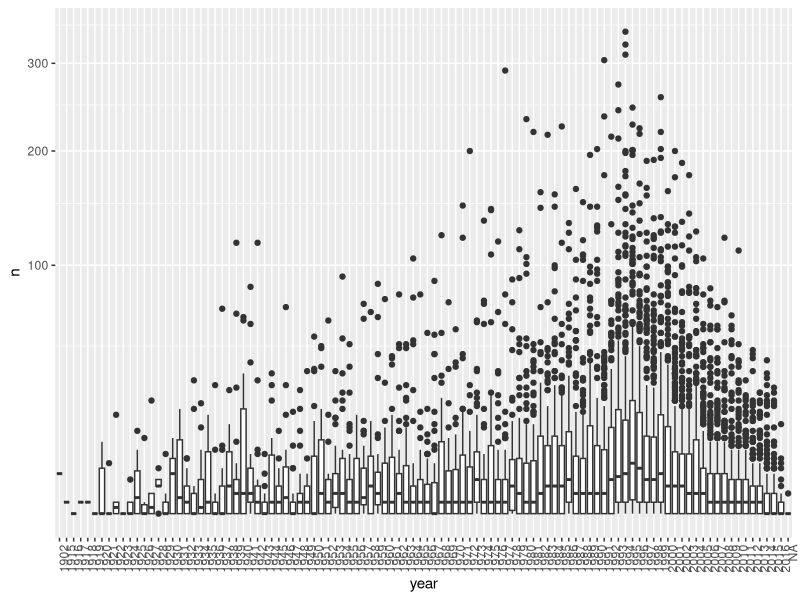

This figure's R source:
### Regularization
library(dslabs)
library(tidyverse)
library(dplyr)
data("movielens")

library(caret)
set.seed(755)
test_index <- createDataPartition(y = movielens$rating, times = 1,
                                  p = 0.2, list = FALSE)
train_set <- movielens[-test_index,] # partition by row
test_set <- movielens[test_index,]

# remove users and movies not in train set
test_set <- test_set %>%
  semi_join(train_set, by = "movieId") %>%
  semi_join(train_set, by = "userId")

# RMSE rating
RMSE <- function(true_ratings, predicted_ratings){
  sqrt(mean((true_ratings - predicted_ratings)^2))
}

# model fitting
mu <- mean(train_set$rating)
movie_avgs <- train_set %>%
  group_by(movieId) %>%
  summarise(b_i = mean(rating - mu))

# 10 mistakes made in model fitting
test_set %>%
  left_join(movie_avgs, by='movieId') %>%
  mutate(residual = rating - (mu + b_i)) %>%
  arrange(desc(abs(residual))) %>%
  select(title, residual) %>% slice(1:10) %>% knitr::kable()

# 10 best movies
movie_titles <- movielens %>%
  select(movieId, title) %>%
  distinct()

# 10 best movies
movie_avgs %>% left_join(movie_titles, by='movieId') %>%
  arrange(desc(b_i)) %>%
  select(title, b_i) %>%
  slice(1:10) %>%
  knitr::kable()

# 10 worst movies
movie_avgs %>% left_join(movie_titles, by='movieId') %>%
  arrange(b_i) %>%
  select(title, b_i) %>%
  slice(1:10) %>%
  knitr::kable()

# now include num of times movies are rated
# best 10
train_set %>% count(movieId) %>% 
  left_join(movie_avgs) %>%
  left_join(movie_titles, by="movieId") %>%
  arrange(desc(b_i)) %>% 
  select(title, b_i, n) %>% 
  slice(1:10) %>% 
  knitr::kable()

# worst 10
train_set %>% count(movieId) %>% 
  left_join(movie_avgs) %>%
  left_join(movie_titles, by="movieId") %>%
  arrange(b_i) %>% 
  select(title, b_i, n) %>% 
  slice(1:10) %>% 
  knitr::kable()


# Q1. Compute the number of ratings for each movie and then plot it against the year the movie came out. 
# Use the square root transformation on the counts. What year has the highest median number of ratings?

library(dslabs)
library(tidyverse)
library(dplyr)
data("movielens")
library(caret)

# median num rating per year
num_rating <- movielens %>% 
  na.omit() %>% 
  select(movieId, rating, year) %>% 
  group_by(movieId, year) %>%
  summarise(n_rating = n()) %>%
  ungroup() %>%
  arrange(desc(n_rating)) 

knitr::kable(head(num_rating, 10))

median_rating <- num_rating %>%
  select(n_rating, year) %>%
  group_by(year) %>%
  summarise(med = median(n_rating, na.rm = TRUE)) %>%
  ungroup() %>%
  arrange(desc(med))

knitr::kable(head(median_rating))

# Answer:
movielens %>% group_by(movieId) %>%
  summarize(n = n(), year = as.character(first(year))) %>%
  qplot(year, n, data = ., geom = "boxplot") +
  coord_trans(y = "sqrt") +
  theme(axis.text.x = element_text(angle = 90, hjust = 1))


# Q2. We see that, on average, movies that came out after 1993 get more ratings. We also see that with newer
# movies, starting in 1993, the number of ratings decreases with year: the more recent a movie is, the less 
# time users have had to rate it.
# Among movies that came out in 1993 or later, what are the 25 movies with the most ratings per year, and 
# what is the average rating of each of the top 25 movies?
# What is the average rating for the movie The Shawshank Redemption?
# What is the average number of ratings per year for the movie Forrest Gump?
